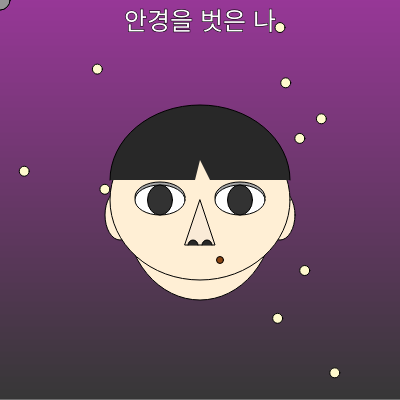
Frame 1 (no input)
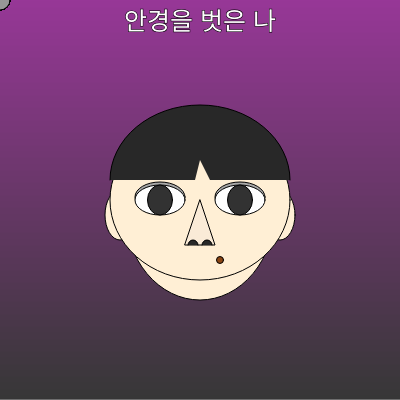
Frame 60 (no input)
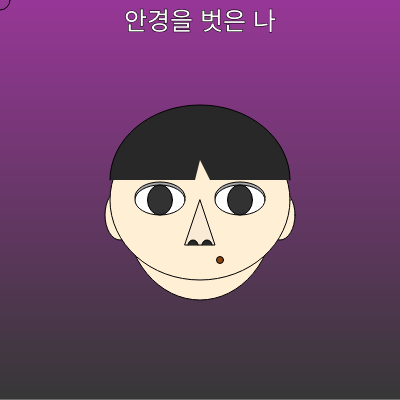
Frame 120 (the mouse pressed at the canvas centre since frame 60)

The p5.js sketch that drew these frames (run headless with seeded random() and noise() and a simulated clock; from frame 60 on, the mouse is pressed at the canvas centre):

// p5.js sketch
// ── sketch.js
let salColor;
let showMouth = true;
let mouthY = 10;
let isGlassesOn = false;
let isLaserOn = false;
let laserLength = 0;
let maxLaserLength = 300;
let isEarsOn = false;
let rotationAngle = 0;

let trails = [];
let i = 0;

function setup() {
  createCanvas(400, 400);
  salColor = color(255, 239, 213);
}

function draw() {
  background(220);
  textSize(25);

  // 배경
  let c1 = color(240, 128, 128);
  let c2 = color(255, 0, 0);
  let c3 = color(128, 0, 128);
  let c4 = color(0, 0, 0);

  if (mouseX > 200) {
    for (let y = 0; y < height; y++) {
      let inter = map(y, 0, height, 0, 1);
      let c = lerpColor(c1, c2, inter);
      stroke(c);
      line(0, y, width, y);
    }
  } else {
    for (let y = 0; y < height; y++) {
      let inter = map(y, 0, height, 0, 1);
      let c = lerpColor(c3, c4, inter);
      stroke(c);
      line(0, y, width, y);
    }
    while (i < 10) {
      fill(255, 250, 205);
      ellipse(random(0, 400), random(0, 400), 10, 10);
      i++;
    }
  }

  // 마우스 잔상
  trails.push({ x: mouseX, y: mouseY, alpha: 255, timestamp: millis() });
  if (trails.length > 100) {
    trails.shift();
  }

  for (let i = trails.length - 1; i >= 0; i--) {
    let t = trails[i];
    fill(t.x >= 200 ? color(255, 0, 0, t.alpha) : color(150, 150, 150, t.alpha));
    stroke(0, 0, 0);
    ellipse(t.x, t.y, 20);
    let elapsed = millis() - t.timestamp;
    t.alpha = map(elapsed, 0, 1000, 255, 0);
    if (t.alpha <= 0) trails.splice(i, 1);
  }

  // 현재 마우스 공
  fill(mouseX >= 200 ? color(255, 0, 0) : color(150));
  ellipse(mouseX, mouseY, 20);

  // 회전 조건
  if (isEarsOn && keyIsDown(85)) {
    rotationAngle += 0.1;
    text("oiiaioiiiai",250,350);
  } else {
    rotationAngle = 0;
  }

  // 얼굴 전체 그리기 (회전 포함)
  push();
  translate(width / 2, height / 2);
  rotate(rotationAngle);

  // 입
  if (showMouth) {
    fill(salColor);
    ellipse(0, mouthY, 150, 180);
    fill(255, 60, 60);
    ellipse(0, mouthY, 100, 130);
  }

  // 얼굴 요소
  fill(255, 239, 213);
  ellipse(-80, 15, 30, 50); // 왼귀
  ellipse(80, 15, 30, 50);  // 오른귀
  ellipse(0, 0, 180, 160); // 얼굴
  fill(169, 169, 169);
  ellipse(-40, -3, 50, 30);
  ellipse(40, -3, 50, 30);
  fill(255);
  ellipse(-40, 0, 50, 30);
  ellipse(40, 0, 50, 30);
  fill(50);
  ellipse(-40, 0, 25, 30); // 왼눈
  ellipse(40, 0, 25, 30);  // 오른눈
  fill(139, 69, 19);
  ellipse(20, 60, 7, 7); // 점
  fill(250, 235, 215);
  triangle(0, 0, 15, 45, -15, 45); // 코
  fill(40);
  arc(-7, 45, 10, 10, radians(180), radians(360));
  arc(7, 45, 10, 10, radians(180), radians(360));
  arc(0, -20, 180, 150, radians(180), radians(360)); // 머리
  noStroke();
  fill(255, 239, 213);
  triangle(0, -40, 10, -20, -5, -20);
  stroke(0);

  // 안경
  if (isGlassesOn) {
    rectMode(CENTER);
    strokeWeight(7);
    stroke(0);
    noFill();
    rect(-40, 0, 60, 40);
    rect(40, 0, 60, 40);
    fill(0);
    rect(0, -15, 20, 3);
    rect(-80, -10, 20, 3);
    rect(80, -10, 20, 3);
    fill(255);
    strokeWeight(1);
    textAlign(CENTER);
    text("안경을 쓴 나", 0, -170);
  } else {
    fill(255);
    textAlign(CENTER);
    text("안경을 벗은 나", 0, -170);
  }

  // 레이저
  if (isLaserOn) {
    laserLength = min(laserLength + 10, maxLaserLength);
    stroke(0, 255, 0);
    strokeWeight(4);
    line(-40, 0, -40 - laserLength * cos(PI / 4), 0 + laserLength * sin(PI / 4));
    line(40, 0, 40 - laserLength * cos(PI / 4), 0 + laserLength * sin(PI / 4));
    strokeWeight(1);
  } else {
    laserLength = 0;
  }

  // 고양이 귀
  if (isEarsOn) {
    fill(150, 150, 150);
    triangle(-90, -90, -55, -80, -90, -40);
    triangle(90, -90, 55, -80, 90, -40);
    fill(255, 250, 250);
    triangle(-85, -85, -65, -75, -85, -50);
    triangle(85, -85, 65, -75, 85, -55);
    text("야옹", -100, -100);
  }

  pop();
}

function keyPressed() {
  if (keyCode === DOWN_ARROW) {
    mouthY = 30;
  } else if (keyCode === UP_ARROW) {
    mouthY = 10;
  } else if (key === 'g') {
    isGlassesOn = !isGlassesOn;
  } else if (key === 'l') {
    isLaserOn = !isLaserOn;
  } else if (key === 'c') {
    isEarsOn = !isEarsOn;
  }
}
